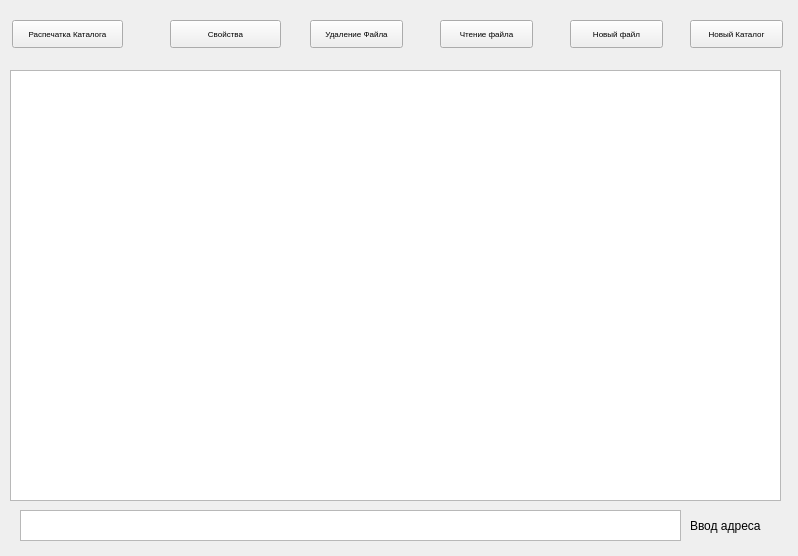
<?xml version="1.0" encoding="UTF-8"?>
<ui version="4.0">
 <class>MainWindow</class>
 <widget class="QMainWindow" name="MainWindow">
  <property name="geometry">
   <rect>
    <x>0</x>
    <y>0</y>
    <width>798</width>
    <height>556</height>
   </rect>
  </property>
  <property name="windowTitle">
   <string>MainWindow</string>
  </property>
  <widget class="QWidget" name="centralwidget">
   <widget class="QPushButton" name="pb_new_dir">
    <property name="geometry">
     <rect>
      <x>690</x>
      <y>20</y>
      <width>93</width>
      <height>28</height>
     </rect>
    </property>
    <property name="font">
     <font>
      <pointsize>6</pointsize>
     </font>
    </property>
    <property name="text">
     <string>Новый Каталог</string>
    </property>
   </widget>
   <widget class="QPushButton" name="pb_new_file">
    <property name="geometry">
     <rect>
      <x>570</x>
      <y>20</y>
      <width>93</width>
      <height>28</height>
     </rect>
    </property>
    <property name="font">
     <font>
      <pointsize>6</pointsize>
     </font>
    </property>
    <property name="text">
     <string>Новый файл</string>
    </property>
   </widget>
   <widget class="QPushButton" name="pb_read_file">
    <property name="geometry">
     <rect>
      <x>440</x>
      <y>20</y>
      <width>93</width>
      <height>28</height>
     </rect>
    </property>
    <property name="font">
     <font>
      <pointsize>6</pointsize>
     </font>
    </property>
    <property name="text">
     <string>Чтение файла</string>
    </property>
   </widget>
   <widget class="QPushButton" name="pb_delete_file">
    <property name="geometry">
     <rect>
      <x>310</x>
      <y>20</y>
      <width>93</width>
      <height>28</height>
     </rect>
    </property>
    <property name="font">
     <font>
      <pointsize>6</pointsize>
     </font>
    </property>
    <property name="text">
     <string>Удаление Файла</string>
    </property>
   </widget>
   <widget class="QPushButton" name="pb_properties">
    <property name="geometry">
     <rect>
      <x>170</x>
      <y>20</y>
      <width>111</width>
      <height>28</height>
     </rect>
    </property>
    <property name="font">
     <font>
      <pointsize>6</pointsize>
     </font>
    </property>
    <property name="text">
     <string>Свойства</string>
    </property>
   </widget>
   <widget class="QPushButton" name="pb_show">
    <property name="geometry">
     <rect>
      <x>12</x>
      <y>20</y>
      <width>111</width>
      <height>28</height>
     </rect>
    </property>
    <property name="font">
     <font>
      <pointsize>6</pointsize>
     </font>
    </property>
    <property name="text">
     <string>Распечатка Каталога</string>
    </property>
   </widget>
   <widget class="QLabel" name="label">
    <property name="geometry">
     <rect>
      <x>690</x>
      <y>510</y>
      <width>91</width>
      <height>31</height>
     </rect>
    </property>
    <property name="text">
     <string>Ввод адреса</string>
    </property>
   </widget>
   <widget class="QPlainTextEdit" name="textEdit_main">
    <property name="geometry">
     <rect>
      <x>10</x>
      <y>70</y>
      <width>771</width>
      <height>431</height>
     </rect>
    </property>
    <property name="readOnly">
     <bool>true</bool>
    </property>
   </widget>
   <widget class="QPlainTextEdit" name="textEdit_path">
    <property name="geometry">
     <rect>
      <x>20</x>
      <y>510</y>
      <width>661</width>
      <height>31</height>
     </rect>
    </property>
   </widget>
  </widget>
 </widget>
 <resources/>
 <connections/>
</ui>
